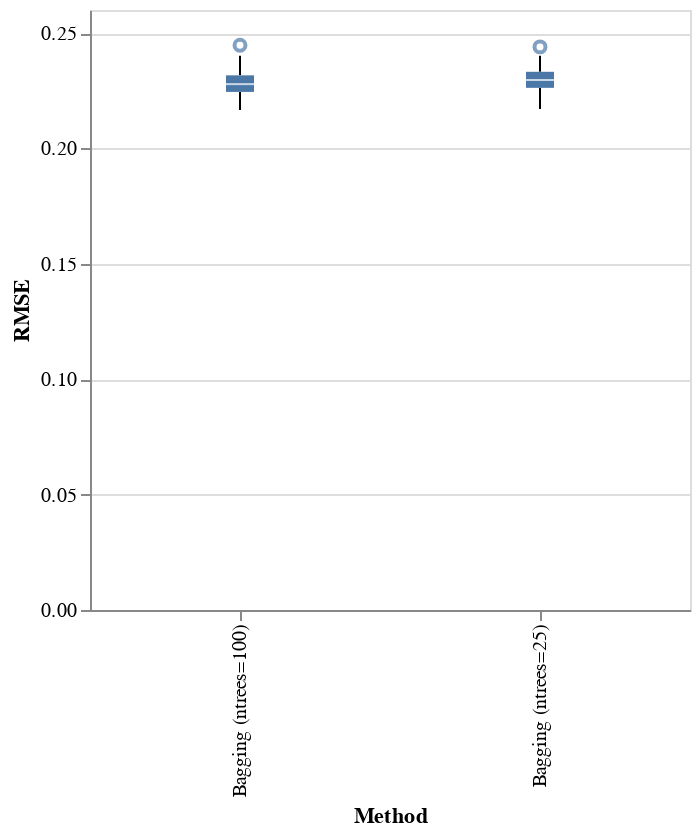

Source (notebook cell):
### Markdown cell above
This looks promising! But what do the statistics tell us?

### Code cell
import altair as alt

alt.Chart(results).mark_boxplot().encode(
    alt.Y("RMSE:Q"),
    x='Method',
).properties(width=300)

### Figure 1 — Vega-Lite specification as saved in the notebook (floating-point values rounded to 4 significant figures)
{"config": {"view": {"continuousWidth": 400, "continuousHeight": 300}}, "data": {"name": "data-985d551dcdecf38ed8fe6394b6dce9da"}, "mark": "boxplot", "encoding": {"x": {"type": "nominal", "field": "Method"}, "y": {"type": "quantitative", "field": "RMSE"}}, "width": 300, "$schema": "https://vega.github.io/schema/vega-lite/v4.8.1.json", "datasets": {"data-985d551dcdecf38ed8fe6394b6dce9da": [{"RMSE": 0.2201, "Method": "Bagging (ntrees=100)"}, {"RMSE": 0.23, "Method": "Bagging (ntrees=100)"}, {"RMSE": 0.2276, "Method": "Bagging (ntrees=100)"}, {"RMSE": 0.2222, "Method": "Bagging (ntrees=100)"}, {"RMSE": 0.2205, "Method": "Bagging (ntrees=100)"}, {"RMSE": 0.2288, "Method": "Bagging (ntrees=100)"}, {"RMSE": 0.2389, "Method": "Bagging (ntrees=100)"}, {"RMSE": 0.2264, "Method": "Bagging (ntrees=100)"}, {"RMSE": 0.2271, "Method": "Bagging (ntrees=100)"}, {"RMSE": 0.2362, "Method": "Bagging (ntrees=100)"}, {"RMSE": 0.2384, "Method": "Bagging (ntrees=100)"}, {"RMSE": 0.2266, "Method": "Bagging (ntrees=100)"}, {"RMSE": 0.2285, "Method": "Bagging (ntrees=100)"}, {"RMSE": 0.2288, "Method": "Bagging (ntrees=100)"}, {"RMSE": 0.2215, "Method": "Bagging (ntrees=100)"}, {"RMSE": 0.2255, "Method": "Bagging (ntrees=100)"}, {"RMSE": 0.2358, "Method": "Bagging (ntrees=100)"}, {"RMSE": 0.2224, "Method": "Bagging (ntrees=100)"}, {"RMSE": 0.2275, "Method": "Bagging (ntrees=100)"}, {"RMSE": 0.2204, "Method": "Bagging (ntrees=100)"}, {"RMSE": 0.2226, "Method": "Bagging (ntrees=100)"}, {"RMSE": 0.2292, "Method": "Bagging (ntrees=100)"}, {"RMSE": 0.2315, "Method": "Bagging (ntrees=100)"}, {"RMSE": 0.2276, "Method": "Bagging (ntrees=100)"}, {"RMSE": 0.2293, "Method": "Bagging (ntrees=100)"}, {"RMSE": 0.2367, "Method": "Bagging (ntrees=100)"}, {"RMSE": 0.2243, "Method": "Bagging (ntrees=100)"}, {"RMSE": 0.231, "Method": "Bagging (ntrees=100)"}, {"RMSE": 0.2318, "Method": "Bagging (ntrees=100)"}, {"RMSE": 0.2365, "Method": "Bagging (ntrees=100)"}, {"RMSE": 0.2338, "Method": "Bagging (ntrees=100)"}, {"RMSE": 0.2256, "Method": "Bagging (ntrees=100)"}, {"RMSE": 0.22, "Method": "Bagging (ntrees=100)"}, {"RMSE": 0.2281, "Method": "Bagging (ntrees=100)"}, {"RMSE": 0.2194, "Method": "Bagging (ntrees=100)"}, {"RMSE": 0.2341, "Method": "Bagging (ntrees=100)"}, {"RMSE": 0.2283, "Method": "Bagging (ntrees=100)"}, {"RMSE": 0.2239, "Method": "Bagging (ntrees=100)"}, {"RMSE": 0.2268, "Method": "Bagging (ntrees=100)"}, {"RMSE": 0.2448, "Method": "Bagging (ntrees=100)"}, {"RMSE": 0.2269, "Method": "Bagging (ntrees=100)"}, {"RMSE": 0.2337, "Method": "Bagging (ntrees=100)"}, {"RMSE": 0.2268, "Method": "Bagging (ntrees=100)"}, {"RMSE": 0.2303, "Method": "Bagging (ntrees=100)"}, {"RMSE": 0.2252, "Method": "Bagging (ntrees=100)"}, {"RMSE": 0.231, "Method": "Bagging (ntrees=100)"}, {"RMSE": 0.2401, "Method": "Bagging (ntrees=100)"}, {"RMSE": 0.2345, "Method": "Bagging (ntrees=100)"}, {"RMSE": 0.2167, "Method": "Bagging (ntrees=100)"}, {"RMSE": 0.218, "Method": "Bagging (ntrees=100)"}, {"RMSE": 0.2171, "Method": "Bagging (ntrees=25)"}, {"RMSE": 0.2304, "Method": "Bagging (ntrees=25)"}, {"RMSE": 0.2288, "Method": "Bagging (ntrees=25)"}, {"RMSE": 0.2255, "Method": "Bagging (ntrees=25)"}, {"RMSE": 0.2233, "Method": "Bagging (ntrees=25)"}, {"RMSE": 0.2304, "Method": "Bagging (ntrees=25)"}, {"RMSE": 0.2394, "Method": "Bagging (ntrees=25)"}, {"RMSE": 0.2234, "Method": "Bagging (ntrees=25)"}, {"RMSE": 0.2296, "Method": "Bagging (ntrees=25)"}, {"RMSE": 0.238, "Method": "Bagging (ntrees=25)"}, {"RMSE": 0.2397, "Method": "Bagging (ntrees=25)"}, {"RMSE": 0.2286, "Method": "Bagging (ntrees=25)"}, {"RMSE": 0.2336, "Method": "Bagging (ntrees=25)"}, {"RMSE": 0.2291, "Method": "Bagging (ntrees=25)"}, {"RMSE": 0.2227, "Method": "Bagging (ntrees=25)"}, {"RMSE": 0.2287, "Method": "Bagging (ntrees=25)"}, {"RMSE": 0.2394, "Method": "Bagging (ntrees=25)"}, {"RMSE": 0.2272, "Method": "Bagging (ntrees=25)"}, {"RMSE": 0.2265, "Method": "Bagging (ntrees=25)"}, {"RMSE": 0.2215, "Method": "Bagging (ntrees=25)"}, {"RMSE": 0.224, "Method": "Bagging (ntrees=25)"}, {"RMSE": 0.2286, "Method": "Bagging (ntrees=25)"}, {"RMSE": 0.2319, "Method": "Bagging (ntrees=25)"}, {"RMSE": 0.2308, "Method": "Bagging (ntrees=25)"}, {"RMSE": 0.2283, "Method": "Bagging (ntrees=25)"}, {"RMSE": 0.2362, "Method": "Bagging (ntrees=25)"}, {"RMSE": 0.2237, "Method": "Bagging (ntrees=25)"}, {"RMSE": 0.2323, "Method": "Bagging (ntrees=25)"}, {"RMSE": 0.2316, "Method": "Bagging (ntrees=25)"}, {"RMSE": 0.2386, "Method": "Bagging (ntrees=25)"}, {"RMSE": 0.2343, "Method": "Bagging (ntrees=25)"}, {"RMSE": 0.2264, "Method": "Bagging (ntrees=25)"}, {"RMSE": 0.221, "Method": "Bagging (ntrees=25)"}, {"RMSE": 0.2324, "Method": "Bagging (ntrees=25)"}, {"RMSE": 0.2231, "Method": "Bagging (ntrees=25)"}, {"RMSE": 0.2339, "Method": "Bagging (ntrees=25)"}, {"RMSE": 0.231, "Method": "Bagging (ntrees=25)"}, {"RMSE": 0.2262, "Method": "Bagging (ntrees=25)"}, {"RMSE": 0.2298, "Method": "Bagging (ntrees=25)"}, {"RMSE": 0.244, "Method": "Bagging (ntrees=25)"}, {"RMSE": 0.2269, "Method": "Bagging (ntrees=25)"}, {"RMSE": 0.2349, "Method": "Bagging (ntrees=25)"}, {"RMSE": 0.2319, "Method": "Bagging (ntrees=25)"}, {"RMSE": 0.2332, "Method": "Bagging (ntrees=25)"}, {"RMSE": 0.228, "Method": "Bagging (ntrees=25)"}, {"RMSE": 0.2329, "Method": "Bagging (ntrees=25)"}, {"RMSE": 0.2402, "Method": "Bagging (ntrees=25)"}, {"RMSE": 0.2332, "Method": "Bagging (ntrees=25)"}, {"RMSE": 0.2176, "Method": "Bagging (ntrees=25)"}, {"RMSE": 0.2179, "Method": "Bagging (ntrees=25)"}]}}
